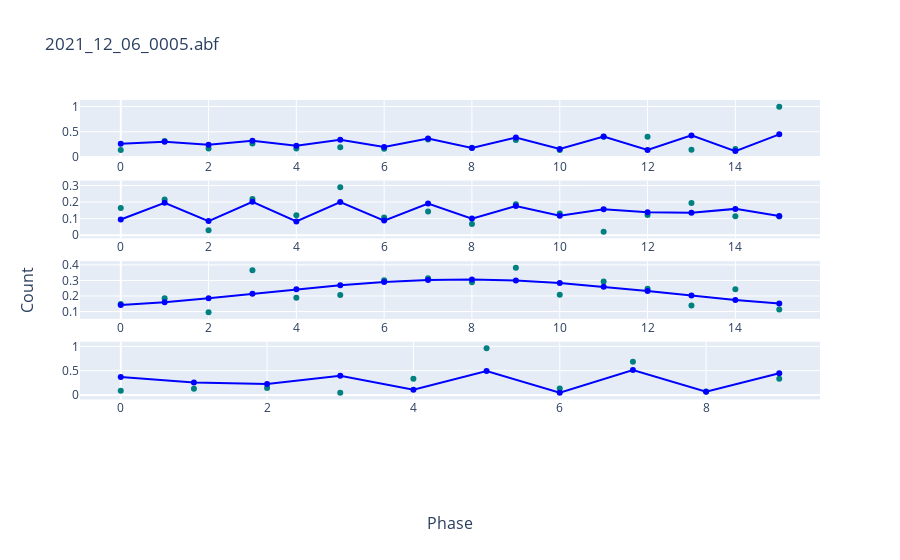
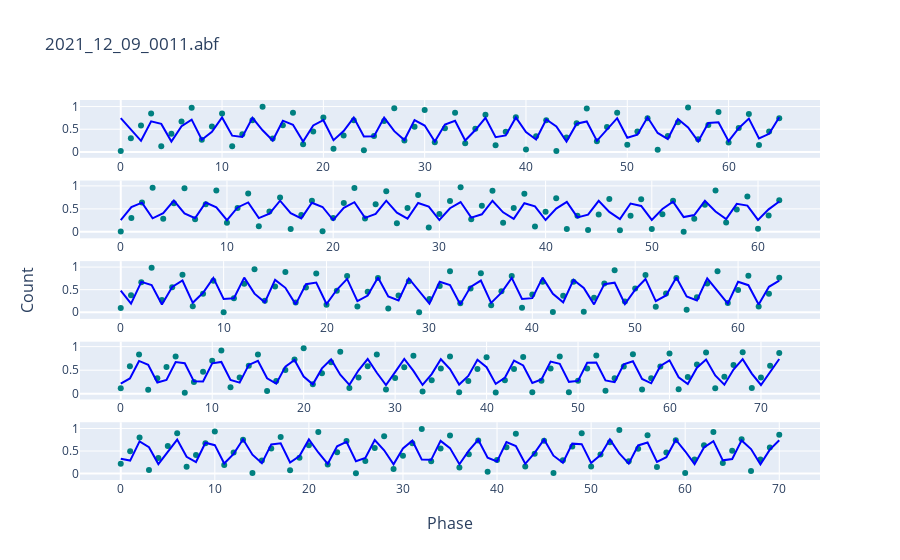
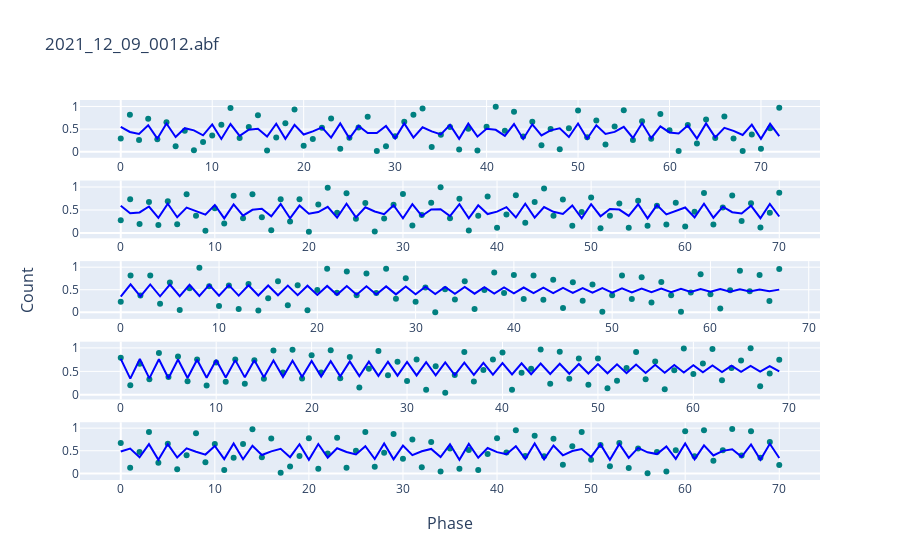

Notebook code for these charts, in order:
### Markdown cell above
### Using Real Data Provided by Dr. Cudmore and the Lab <a class="anchor" id="realdata"></a>

### Code cell
### TO DO: Make subplots and change matplot plotting to plotly plots

url = "https://raw.githubusercontent.com/gspiga/Cudmore/main/SinusoidalRegress/gianni-master-20220104.csv"
dfFile = pd.read_csv(url)
dfFile.head()


def plotOneFile(df, filename: str):
    """
    Plot each file in a figure with subplots corresponding to sweep

    Args:
        df (dataframe): Pandas dataframe with columns ['filename', 'sweeps', peakPhase']
        filename (str): Name of file to plot.

    Notes:
        This is bad form as I am mixing code for plotting and analysis.
    """

    dfFile = df[df["filename"] == filename]  # grab specified filename
    sweeps = dfFile["sweep"].unique()  # get list of sweeps [0, 1, 2, ...]

    numSubplot = len(sweeps)

    fig1 = make_subplots(rows=5, cols=1, x_title="Phase", y_title="Count")  # plotly
    fig1.update_layout(title_text=filename)

    fig, axs = plt.subplots(numSubplot, 1, sharex=True, figsize=(8, 6))
    fig.suptitle(filename)

    for idx, sweep in enumerate(sweeps):

        dfSweep = dfFile[dfFile["sweep"] == sweep]  # grab one sweep from one file
        peakPhase = dfSweep["peakPhase"]  # grab the raw data

        # trying to add something here to maybe make a psuedo time variable for x axis, Ill use the index
        ourIndex = list(range(0, len(peakPhase)))

        # selecting appropriate bins is important
        # lots of different algorithms, not sure which one is best
        # see: https://matplotlib.org/stable/api/_as_gen/matplotlib.pyplot.hist.html
        bins = "auto"

        # plot the histogram and grab its data
        # counts, bins, bars = axs[idx].hist(peakPhase, bins=bins)

        #
        # TODO: Do a sine fit of x=bins and y=counts
        #
        # Lets tackle this sine fit

        # Bins and counts arent the same length, so it did not work
        axs[idx].scatter(ourIndex, peakPhase)

        # Plotly adding points of actual data
        fig1.add_trace(
            go.Scatter(
                x=ourIndex,
                y=peakPhase,
                mode="markers",
                line=dict(color="#008080"),
                showlegend=False,
            ),
            row=idx + 1,
            col=1,
        )
        fig1.update_traces(
            connectgaps=False
        )  # this prevents the actual data from creating a line

        res = fit_sin(ourIndex, peakPhase)
        print(res)
        #         print(
        #             "Amplitude=%(amp)s, Angular freq.=%(omega)s, phase=%(phase)s, offset=%(offset)s, Max. Cov.=%(maxcov)s" % res)
        # print(type(ourIndex))
        
        # Going about plotting the sine curve
        x = np.asarray(ourIndex)

        y = (
            res.loc["Amplitude", "Parameters"]
            * np.sin(
                res.loc["Omega", "Parameters"] * x + res.loc["Phase", "Parameters"]
            )
            + res.loc["Offset", "Parameters"]
        )
        axs[idx].plot(ourIndex, y, "b")

        # plotly adding sinusoidal prediction
        fig1.add_trace(
            go.Scatter(x=ourIndex, y=y, line=dict(color="#0000FF"), showlegend=False),
            row=idx + 1,
            col=1,
        )
        print(find_chi(peakPhase, y))
        axs[idx].set_ylabel("Count")
        axs[idx].set_xlabel(
            "Phase"
        )  # This is phase within a sin wave (we don't know the frequency)

    return fig1.show()


def run(path: str):
    """
    Each 'filename' is a different recording
        Within each recording we have a number of different sweeps ('sweep')
            Within each sweep are 'peakPhase' values to analyze/fit

    Args:
        path (str): Full path to csv file for analysis.
    """

    # load the file
    df = pd.read_csv(path)

    # check the format of loaded csv
    print(f"this is what our loaded file looks like, it has {len(df)} rows.")
    print(df.head())

    # print some stats
    aggList = ["count", "median", "mean", "std", "min", "max"]
    dfTmp = df.groupby(["filename", "sweep"]).agg(aggList)
    print("")
    print("and here it is grouped by ['filename', 'sweep'] ...")
    print(dfTmp)

    # plot each file in a figure with subplots corresponding to sweep
    filenames = df["filename"].unique()
    for filename in filenames:
        plotOneFile(df, filename)

        #
    plt.show()


if __name__ == "__main__":
    #
    # change this to location of your csv file
    #
    # path = '/home/cudmore/Sites/SanPy/colin/gianni-master.csv'

    # Laptop G
    # path = "C:/Users/Gianni/Desktop/Github/Cudmore/SinusoidalRegress/gianni-master-20220104.csv"

    # Desktop G
    path = "C:/Users/Gianni/Documents/GitHub/Cudmore/SinusoidalRegress/gianni-master-20220104.csv"
    run(path)
